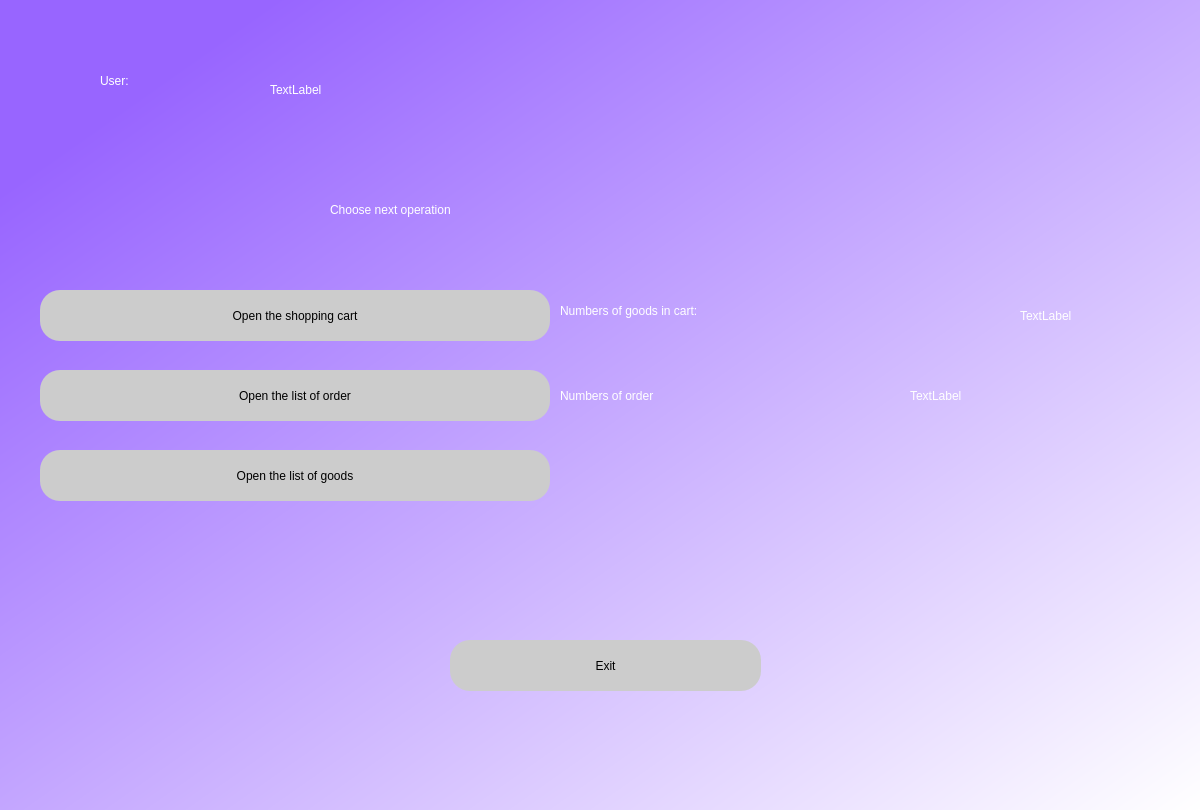
<?xml version="1.0" encoding="UTF-8"?>
<ui version="4.0">
 <class>Dialog</class>
 <widget class="QDialog" name="Dialog">
  <property name="geometry">
   <rect>
    <x>0</x>
    <y>0</y>
    <width>1200</width>
    <height>810</height>
   </rect>
  </property>
  <property name="windowTitle">
   <string>Dialog</string>
  </property>
  <widget class="QWidget" name="bgwidget" native="true">
   <property name="geometry">
    <rect>
     <x>0</x>
     <y>0</y>
     <width>1200</width>
     <height>811</height>
    </rect>
   </property>
   <property name="styleSheet">
    <string notr="true">QWidget#bgwidget{
background-color:qlineargradient(spread:pad, x1:0.093, y1:0.141636, x2:0.995, y2:1, stop:0 rgba(152, 101, 255, 255), stop:1 rgba(255, 255, 255, 255));}</string>
   </property>
   <widget class="QLabel" name="label">
    <property name="geometry">
     <rect>
      <x>100</x>
      <y>30</y>
      <width>161</width>
      <height>101</height>
     </rect>
    </property>
    <property name="styleSheet">
     <string notr="true">font: 36pt &quot;MS Shell Dlg 2&quot;; color:rgb(255, 255, 255)</string>
    </property>
    <property name="text">
     <string>User:</string>
    </property>
   </widget>
   <widget class="QPushButton" name="ContinueFill">
    <property name="geometry">
     <rect>
      <x>450</x>
      <y>640</y>
      <width>311</width>
      <height>51</height>
     </rect>
    </property>
    <property name="styleSheet">
     <string notr="true">border-radius:20px;
background-color: rgb(204, 204, 204);
font: 14pt &quot;MS Shell Dlg 2&quot;;

</string>
    </property>
    <property name="text">
     <string>Exit</string>
    </property>
   </widget>
   <widget class="QLabel" name="error">
    <property name="geometry">
     <rect>
      <x>900</x>
      <y>90</y>
      <width>271</width>
      <height>21</height>
     </rect>
    </property>
    <property name="styleSheet">
     <string notr="true">font: 12pt &quot;MS Shell Dlg 2&quot;; color:red;</string>
    </property>
    <property name="text">
     <string/>
    </property>
   </widget>
   <widget class="QLabel" name="label_7">
    <property name="geometry">
     <rect>
      <x>270</x>
      <y>40</y>
      <width>600</width>
      <height>100</height>
     </rect>
    </property>
    <property name="styleSheet">
     <string notr="true">color: rgb(255, 255, 255);
font: 24pt &quot;Comic Sans MS&quot;;</string>
    </property>
    <property name="text">
     <string>TextLabel</string>
    </property>
   </widget>
   <widget class="QPushButton" name="ContinueFill_2">
    <property name="geometry">
     <rect>
      <x>40</x>
      <y>290</y>
      <width>510</width>
      <height>51</height>
     </rect>
    </property>
    <property name="styleSheet">
     <string notr="true">border-radius:20px;
background-color: rgb(204, 204, 204);
font: 14pt &quot;MS Shell Dlg 2&quot;;

</string>
    </property>
    <property name="text">
     <string>Open the shopping cart</string>
    </property>
   </widget>
   <widget class="QPushButton" name="ContinueFill_3">
    <property name="geometry">
     <rect>
      <x>40</x>
      <y>370</y>
      <width>510</width>
      <height>51</height>
     </rect>
    </property>
    <property name="styleSheet">
     <string notr="true">border-radius:20px;
background-color: rgb(204, 204, 204);
font: 14pt &quot;MS Shell Dlg 2&quot;;

</string>
    </property>
    <property name="text">
     <string>Open the list of order</string>
    </property>
   </widget>
   <widget class="QLabel" name="label_8">
    <property name="geometry">
     <rect>
      <x>330</x>
      <y>160</y>
      <width>521</width>
      <height>100</height>
     </rect>
    </property>
    <property name="styleSheet">
     <string notr="true">color: rgb(255, 255, 255);
font: 28pt &quot;Comic Sans MS&quot;;</string>
    </property>
    <property name="text">
     <string>Choose next operation</string>
    </property>
   </widget>
   <widget class="QLabel" name="label_9">
    <property name="geometry">
     <rect>
      <x>910</x>
      <y>370</y>
      <width>251</width>
      <height>51</height>
     </rect>
    </property>
    <property name="styleSheet">
     <string notr="true">color: rgb(255, 255, 255);
font: 24pt &quot;Comic Sans MS&quot;;</string>
    </property>
    <property name="text">
     <string>TextLabel</string>
    </property>
   </widget>
   <widget class="QLabel" name="label_10">
    <property name="geometry">
     <rect>
      <x>560</x>
      <y>370</y>
      <width>361</width>
      <height>51</height>
     </rect>
    </property>
    <property name="styleSheet">
     <string notr="true">color: rgb(255, 255, 255);
font: 24pt &quot;Comic Sans MS&quot;;</string>
    </property>
    <property name="text">
     <string>Numbers of order</string>
    </property>
   </widget>
   <widget class="QLabel" name="label_11">
    <property name="geometry">
     <rect>
      <x>560</x>
      <y>280</y>
      <width>451</width>
      <height>61</height>
     </rect>
    </property>
    <property name="styleSheet">
     <string notr="true">color: rgb(255, 255, 255);
font: 22pt &quot;Comic Sans MS&quot;;</string>
    </property>
    <property name="text">
     <string>Numbers of goods in cart:</string>
    </property>
   </widget>
   <widget class="QLabel" name="label_12">
    <property name="geometry">
     <rect>
      <x>1020</x>
      <y>290</y>
      <width>161</width>
      <height>51</height>
     </rect>
    </property>
    <property name="styleSheet">
     <string notr="true">color: rgb(255, 255, 255);
font: 20pt &quot;Comic Sans MS&quot;;</string>
    </property>
    <property name="text">
     <string>TextLabel</string>
    </property>
   </widget>
   <widget class="QPushButton" name="ContinueFill_4">
    <property name="geometry">
     <rect>
      <x>40</x>
      <y>450</y>
      <width>510</width>
      <height>51</height>
     </rect>
    </property>
    <property name="styleSheet">
     <string notr="true">border-radius:20px;
background-color: rgb(204, 204, 204);
font: 14pt &quot;MS Shell Dlg 2&quot;;

</string>
    </property>
    <property name="text">
     <string>Open the list of goods</string>
    </property>
   </widget>
  </widget>
 </widget>
 <resources/>
 <connections/>
</ui>
